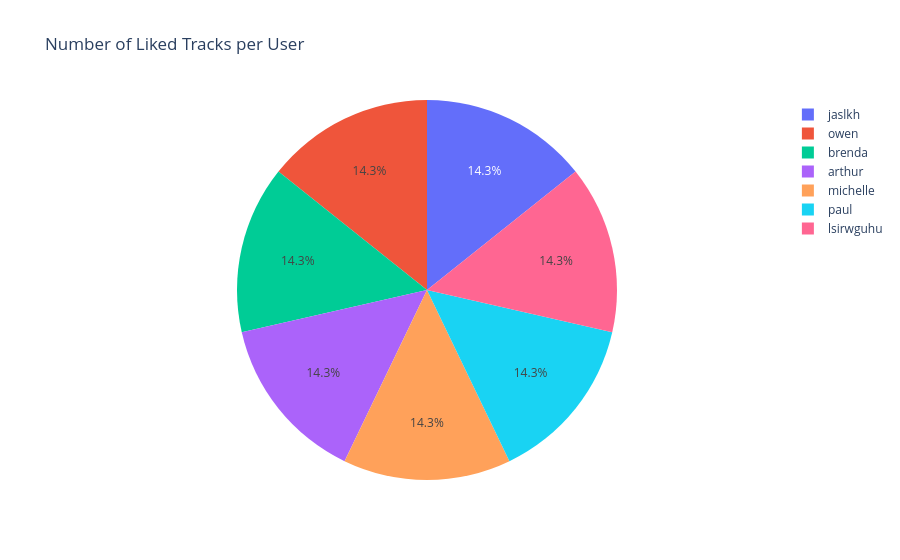

Write notebook code for a chart like this one.
### Code cell
px.pie(df, names="username", title="Number of Liked Tracks per User")

### Figure 1 — Plotly figure (JSON) as saved in the notebook; plotly's stock layout.template omitted (floating-point values rounded to 4 significant figures; data arrays with more than 128 entries replaced by an {"elided": "..."} marker saying what was removed)
{"data": [{"domain": {"x": [0, 1], "y": [0, 1]}, "hovertemplate": "username=%{label}<extra></extra>", "labels": {"elided": "1050 str values"}, "legendgroup": "", "name": "", "showlegend": true, "type": "pie"}], "layout": {"legend": {"tracegroupgap": 0}, "title": {"text": "Number of Liked Tracks per User"}}}
